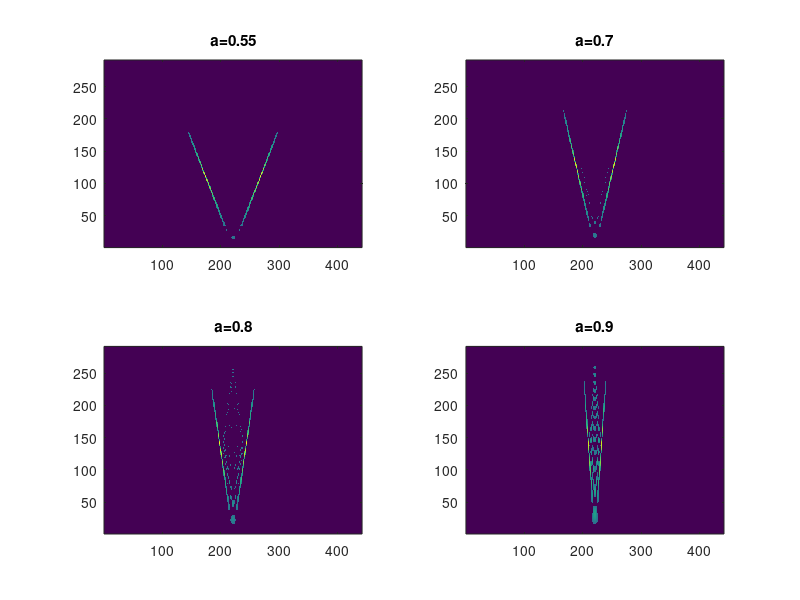

MATLAB code for this plot:
%Fractional Fourier transform
%using decomposition

% the signal to be transformed----------------------------
%rectangular signal
y=[zeros(70,1);ones(301,1);zeros(70,1)];
Ny=length(y); %odd length

ry=zeros(4,Ny,Ny); %room for outputs

for nn=1:4,
%choose parameter a (fractional power) 0.5<a<1.5

if nn==1, a=0.55; end;
if nn==2, a=0.7; end;
if nn==3, a=0.8; end;
if nn==4, a=0.9; end;

alpha=a*pi/2;

%sinc interpolation for doubling signal data
zy=zeros(2*Ny-1,1);
zy(1:2:2*Ny-1)=y;
aux1=zy(1:2*Ny-1); aux2=sinc([-(2*Ny-3):(2*Ny-3)]'/2);
m=length([aux1(:);aux2(:)])-1;
P=2^nextpow2(m);
yitp=ifft(fft(aux1,P).*fft(aux2,P)); %convolution using fft
yitp=yitp(1:m);
yitp=yitp(2*Ny-2:end-2*Ny+3); %interpolated signal

%sandwich
zz=zeros(Ny-1,1);
ys=[zz; yitp; zz];

% the fractional transform-------------------------------

%chirp premultiplication
htan=tan(alpha/2);
aex=(pi/Ny)*(htan/4)*((-2*Ny+2:2*Ny-2)'.^2);
chr=exp(-j*aex);
yc=chr.*ys; %premultiplied signal

%chirp convolution 
sa=sin(alpha);
cc=pi/Ny/sa/4;
aux1=exp(j*cc*(-(4*Ny-4):4*Ny-4)'.^2);
m=length([aux1(:);yc(:)])-1;
P=2^nextpow2(m);
ym=ifft(fft(aux1,P).*fft(yc,P)); %convolution using fft
ym=ym(1:m);
ym=ym(4*Ny-3:8*Ny-7)*sqrt(cc/pi); %convolved signal

%chirp post multiplication
yq=chr.*ym;

%normalization
yp=exp(-j*(1-a)*pi/4)*yq(Ny:2:end-Ny+1);

%Wigner analysis 
yh=hilbert(yp);
zerx=zeros(Ny,1); aux=zerx;
lm=(Ny-1)/2;
zyz=[zerx; yh; zerx]; %sandwich zeros-signal-zeros
WD=zeros(Ny,Ny); %space for the Wigner distribution, a matrix
mtau=0:lm; %vector(used for indexes)
for nt=1:Ny, 
    tpos=Ny+nt+mtau; %a vector
    tneg=Ny+nt-mtau; %a vector
    aux(1:lm+1)=(zyz(tpos).*conj(zyz(tneg)));
    aux(1)=0.5*aux(1); %will be added 2 times
    fo=fft(aux,Ny)/Ny;
    WD(:,nt)=2*real(fo); %a column (harmonics at time nt)
end 

% using a threshold for interference attenuation
msx=(abs(WD)>0.14); %matrix of 0 or 1 entries
fWD=WD.*msx; %select SAF entries over threshold

ry(nn,:,:)=fWD; %for figure 1

end;

% display-------------------------------------
aux=zeros(Ny,Ny); k=10; hh=1:Ny; vv=1:Ny-150;
figure(1)
subplot(2,2,1)
aux(:,:)=ry(1,:,:);
imagesc(log10(k+abs(aux(vv,hh)))); axis xy;
title('a=0.55');
subplot(2,2,2)
aux(:,:)=ry(2,:,:);
imagesc(log10(k+abs(aux(vv,hh)))); axis xy;
title('a=0.7');
subplot(2,2,3)
aux(:,:)=ry(3,:,:);
imagesc(log10(k+abs(aux(vv,hh)))); axis xy;
title('a=0.8');
subplot(2,2,4)
aux(:,:)=ry(4,:,:);
imagesc(log10(k+abs(aux(vv,hh)))); axis xy;
title('a=0.9');
